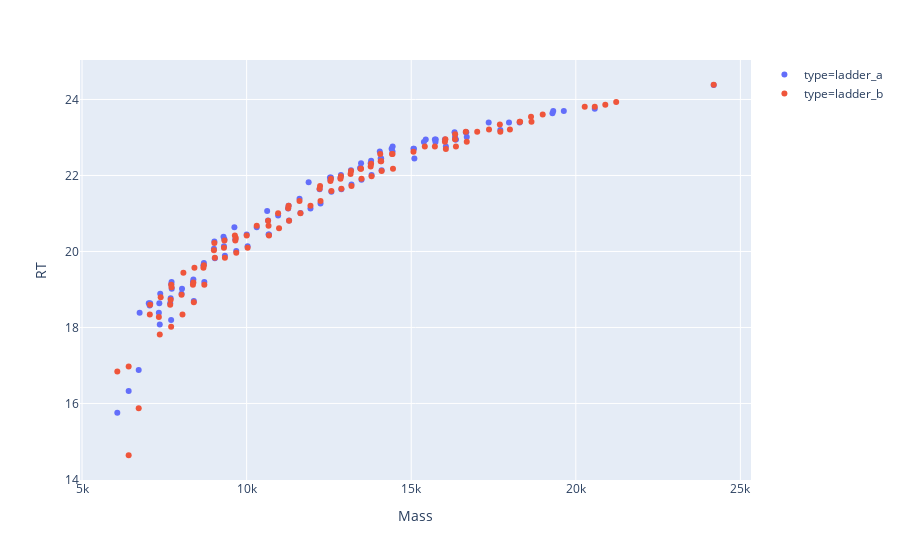

Source (notebook cell):
### Code cell
df_matched_3p_s3 = pd.concat(df_matched_3p_s3_list).drop_duplicates()
df_matched_3p_s6 = pd.concat(df_matched_3p_s6_list).drop_duplicates()
# plotly_zone(df_matched_5p_s3)
# plotly_zone(df_matched_5p_s6)
plotly_zones(df_matched_3p_s3, df_matched_3p_s6)
